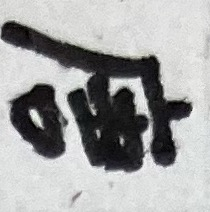
#> input picture learning/dataset/train_photos/0/IMG_1079.JPG, 210 x 212 px
$ python -i MTMT_CharSeg.py   (imports and definitions only)
#> lines starting #> are read from the running program, lines starting #| are printed output that depends on the picture; after the words box and inside, x2 and y2 are one past the last pixel; in counts of white or black regions, pixels touching at a corner belong together
from dataclasses import dataclass
import matplotlib.pyplot as plt
import numpy as np
import cv2
from scipy.signal import find_peaks


@dataclass
class ConfigSeg:
    MIN_CHAR_WIDTH = 60  # for char detection
    CHAR_WIDTH_RATIO = 0.05
    SMOOTH_KERNEL = 5
    MAX_BLANK_DENSITY = 0.03
    MIN_CHAR_DENSITY = 0.08
    ARROW_WID_RATIO = 1 / 30
    ARROW_AVE_SURFACE = 450
    THIN_NOISE_WIDTH = 3  # for partial blank detection
    UPPER_BLANK_RATIO = 0.5
    LEFT_BLANK_RATIO = 0.05
    RIGHT_BLANK_RATIO = 0.5
    NOISE_HEIGHT = 5
    IGNORE_WID = 10
    PHOTO_HW = (64, 64)  # for regulate sizes of photos


class CharacterSegmenter:
    def __init__(self, config=None, debug=None):
        self.cfg = config or ConfigSeg()
        self.debug = debug

    """
    Pipeline
    """

    def run(self, img):
        char_areas, chars = [], []

        binary = self.preprocess(img)

        if np.sum(binary) / binary.size < self.cfg.MIN_CHAR_DENSITY:
            return self.check_is_arrow(binary)
        else:
            binary = self.trim_upper_sides_blank(binary=binary)

            char_areas = self.detect_char_areas(binary)

            char_areas = self.filter_characters(binary, char_areas)

            char_areas = self.merge_small_areas(char_areas)

            chars = self.area_to_binary(binary, char_areas)

            # chars = self.trim_under_blank(chars)

            chars = self.regulate_size(chars)

            self.visualize(
                img=img, proj=self.compute_projection(binary=binary)[0], chars=chars
            )

            return chars

    """
    Preprocess
    """

    def preprocess(self, img):
        gray = cv2.cvtColor(img, cv2.COLOR_BGR2GRAY)
        _, binary = cv2.threshold(gray, 0, 255, cv2.THRESH_BINARY_INV + cv2.THRESH_OTSU)
        kernel = np.ones((3, 3), np.uint8)
        binary = cv2.morphologyEx(binary, cv2.MORPH_OPEN, kernel)
        binary: np.ndarray  # this type hint is need to go through next comparing
        binary = (binary > 0).astype(np.uint8)
        return binary

    def compute_projection(self, binary):
        proj_v = np.sum(binary > 0, axis=0)
        proj_h = np.sum(binary > 0, axis=1)
        return proj_v, proj_h

    def smooth(self, proj):
        k = self.cfg.SMOOTH_KERNEL
        kernel = np.ones(k) / k
        return np.convolve(proj, kernel, mode="same")

    # [15 lines left out: function check_is_arrow, not called in this run]

    """
    Trim
    """

    def trim_upper_sides_blank(self, binary):
        trimed = None
        flipped_bin = cv2.rotate(binary, cv2.ROTATE_90_COUNTERCLOCKWISE)

        # upper
        blanks_v = self.detect_blank_areas(flipped_bin)
        print(f"blanks_v\n{blanks_v}")
        upper_blanks = [
            (u, b)
            for (u, b) in blanks_v
            if b < binary.shape[0] * self.cfg.UPPER_BLANK_RATIO
        ]
        widest_upper_blank = (
            max(upper_blanks, key=lambda x: x[1] - x[0]) if upper_blanks else (0, 0)
        )
        trimed = binary[widest_upper_blank[1] :, :]

        blanks_h = self.detect_blank_areas(binary)
        print(f"blanks_h\n{blanks_h}\n")
        # left
        lefter_blanks = [
            (l, r)
            for (l, r) in blanks_h
            if r < binary.shape[1] * self.cfg.LEFT_BLANK_RATIO
        ]
        widest_left_blank = (
            max(lefter_blanks, key=lambda x: x[1] - x[0]) if lefter_blanks else (0, 0)
        )
        # right
        righter_blanks = [
            (l, r)
            for (l, r) in blanks_h
            if l > binary.shape[1] * (1 - self.cfg.LEFT_BLANK_RATIO)
        ]
        widest_right_blank = (
            max(righter_blanks, key=lambda x: x[1] - x[0])
            if righter_blanks
            else (binary.shape[1], binary.shape[1])
        )

        print(
            f"trimed outside [{widest_left_blank[1]}:{widest_right_blank[0]}] and above {widest_upper_blank[1]}\n"
        )
        return trimed[:, widest_left_blank[1] : widest_right_blank[0]]

    """
    Blank detection
    """

    def detect_flat_areas(self, proj, noise_height, ignore_wid):
        flats = []
        cur_max, cur_min = -float("inf"), float("inf")
        flat_width = 0
        is_flat = False

        for i, val in enumerate(proj):
            cur_max = val if val > cur_max else cur_max
            cur_min = val if val < cur_min else cur_min

            is_flat = cur_max - cur_min < noise_height
            is_long = flat_width >= ignore_wid

            if is_flat:
                flat_width += 1
            elif not is_flat and is_long:
                flats.append((i - flat_width, i))
                cur_max, cur_min, flat_width = -float("inf"), float("inf"), 0

            elif not is_flat and not is_long:
                cur_max, cur_min, flat_width = -float("inf"), float("inf"), 0

        if is_flat:
            flats.append((len(proj) - flat_width, len(proj)))

        return flats

    def detect_blank_areas(self, binary):
        proj, _ = self.compute_projection(binary=binary)
        proj = self.smooth(proj=proj)

        flats = self.detect_flat_areas(
            proj=proj,
            noise_height=self.cfg.NOISE_HEIGHT,
            ignore_wid=self.cfg.IGNORE_WID,
        )

        print(f"falts\n{flats}")

        lowest_peak = proj[sorted(find_peaks(proj)[0])[0]]
        blank_areas = [
            (l, r) for (l, r) in flats if np.mean(proj[l:r]) < lowest_peak / 2
        ]
        return blank_areas

    """
    Detection
    """

    def detect_char_areas(self, binary):
        proj, _ = self.compute_projection(binary=binary)
        proj = self.smooth(proj=proj)

        peaks, _ = find_peaks(
            proj,
            prominence=np.max(proj) * 0.2,
            distance=int(len(proj) * self.cfg.CHAR_WIDTH_RATIO),
        )
        bottoms, _ = find_peaks(
            -proj,
            prominence=np.max(proj) * 0.2,
            distance=int(len(proj) * self.cfg.CHAR_WIDTH_RATIO),
        )

        if len(peaks) < 2:
            return [(0, len(proj))]

        cuts = [b for b in sorted(bottoms)]
        cuts = [0] + cuts + [len(proj)]

        areas = [(cuts[i], cuts[i + 1]) for i in range(len(cuts) - 1)]

        print(f"raw char areas\n{[(int(l),int(r)) for (l,r) in areas]}")
        return areas

    """
    Post-process
    """

    def merge_small_areas(self, areas):
        print("")
        merged = []
        for l, r in areas[::-1]:
            if (r - l) < self.cfg.MIN_CHAR_WIDTH and merged:
                pl, pr = merged.pop()
                print(f"merged (l, r):{(l, r)} -> (l, pr):{(l, pr)}")
                merged.append((l, pr))
            else:
                merged.append((l, r))

        print(f"merged char areas\n{[(int(l),int(r)) for (l,r) in merged[::-1]]}\n")
        return merged[::-1]

    def filter_characters(self, binary, areas):
        result = []

        for l, r in areas:
            sub = binary[:, l:r]
            density = np.sum(sub > 0) / sub.size

            if density > self.cfg.MIN_CHAR_DENSITY:
                result.append((l, r))

        print(f"removed thin char area\n{[(int(l),int(r)) for (l,r) in result]}")
        return result

    def area_to_binary(self, binary, areas):
        cell = []
        for area in areas:
            cell.append(binary[:, area[0] : area[1]])

        return cell

    def regulate_size(self, photos):
        resized = []
        for photo in photos:
            buf = photo
            lngth, wid = buf.shape
            if lngth > wid:
                diff = np.zeros((lngth, (lngth - wid) // 2), dtype=buf.dtype)
                buf = np.concatenate((diff, buf, diff), axis=1)
            elif lngth < wid:
                diff = np.zeros(((wid - lngth) // 2, wid), dtype=buf.dtype)
                buf = np.concatenate((diff, buf, diff), axis=0)
            resized.append(
                cv2.resize(buf, self.cfg.PHOTO_HW, interpolation=cv2.INTER_NEAREST)
            )

        print(f"resized {len(resized)} characters\n")
        return resized

    """
    Visualization
    """

    def visualize(self, img, proj, chars):
        import matplotlib.pyplot as plt
        import matplotlib.gridspec as gridspec

        n = len(chars)
        if n == 0:
            return

        cols = min(n, 10)
        rows_chars = (n + cols - 1) // cols

        fig = plt.figure(figsize=(12, 6 + rows_chars * 2))
        gs = gridspec.GridSpec(2 + rows_chars, cols)

        ax1 = fig.add_subplot(gs[0, :])
        ax1.plot(proj)
        ax1.set_title("Projection")

        ax2 = fig.add_subplot(gs[1, :])
        ax2.imshow(cv2.cvtColor(img, cv2.COLOR_BGR2RGB))
        ax2.set_title("Original")
        ax2.axis("off")

        for i, ch in enumerate(chars):
            r = i // cols
            c = i % cols
            ax = fig.add_subplot(gs[2 + r, c])
            ax.imshow(ch, cmap="gray")
            ax.set_title(f"{i}")
            ax.axis("off")

        plt.tight_layout()
        plt.show()

    # [57 lines left out: function visualize_projection_shape, not called in this run]

>>> import cv2
>>> picture = cv2.imread('../learning/dataset/train_photos/0/IMG_1079.JPG')
#> picture is the input picture: shape (212, 210, 3); mean B, G, R 162, 162.1, 161.6
>>> result = CharacterSegmenter().run(picture)
#> in preprocess, `_, binary = cv2.threshold(gray, 0, 255, cv2.THRESH_BINARY_INV + cv2.TH..`:
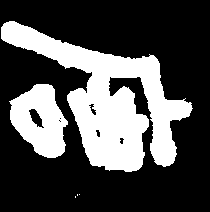
#> binary: shape (212, 210); 30.8% white; 5 white regions (3 under 20 px), largest, box (x1, y1, x2, y2) and area: (1, 21, 193, 172) 10906, (9, 84, 68, 158) 2780
#> in trim_upper_sides_blank, `flipped_bin = cv2.rotate(binary, cv2.ROTATE_90_COUNTERCLOCKWISE)`:
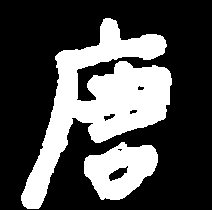
#> flipped_bin: shape (210, 212); values 0 (black) and 1 (white), 30.6% white; 2 white regions, box (x1, y1, x2, y2) and area: (21, 18, 172, 209) 10864, (84, 142, 158, 200) 2773
#> in compute_projection, `proj_v = np.sum(binary > 0, axis=0)`: proj_v = 212 values, max 157 at index 115, min 0 at index 0, mean 64.33
#> in compute_projection, `proj_h = np.sum(binary > 0, axis=1)`: proj_h = 210 values, max 116 at index 101, min 0 at index 0, mean 64.94
#> in detect_blank_areas, `proj, _ = self.compute_projection(binary=binary)`: proj has the same summary as proj_v in compute_projection
#> in detect_blank_areas, `proj = self.smooth(proj=proj)`: proj = 212 values, max 152.8 at index 105, min 0 at index 0, mean 64.33
#> the loop in detect_flat_areas, `for i, val in enumerate(proj):` made 212 passes
#> (val, is_flat, is_long, flat_width) on passes 1 to 8: (0, True, False, 1), (0, True, False, 2), (0, True, False, 3), (0, True, False, 4), (0, True, False, 5), (0, True, False, 6), (0, True, False, 7), (0, True, False, 8)
#> after the loop in detect_flat_areas, `for i, val in enumerate(proj):`: flats = [(0, 21), (135, 150)]
#> in detect_blank_areas, `flats = self.detect_flat_areas( proj=proj, noise_height=self.cfg.NOISE..`: flats = [(0, 21), (135, 150), (173, 212)]
#| falts
#| [(0, 21), (135, 150), (173, 212)]
#> in detect_blank_areas, `lowest_peak = proj[sorted(find_peaks(proj)[0])[0]]`: lowest_peak = 61.4
#> in detect_blank_areas, `blank_areas = [ (l, r) for (l, r) in flats if np.mean(proj[l:r]) < low..`: blank_areas = [(0, 21), (173, 212)]
#| blanks_v
#| [(0, 21), (173, 212)]
#> in trim_upper_sides_blank, `upper_blanks = [ (u, b) for (u, b) in blanks_v if b < binary.shape[0] ..`: upper_blanks = [(0, 21)]
#> in trim_upper_sides_blank, `widest_upper_blank = ( max(upper_blanks, key=lambda x: x[1] - x[0]) if..`: widest_upper_blank = (0, 21)
#> in trim_upper_sides_blank, `trimed = binary[widest_upper_blank[1] :, :]`:
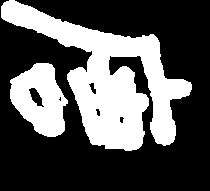
#> trimed: shape (191, 210); values 0 (black) and 1 (white), 34% white; 2 white regions, box (x1, y1, x2, y2) and area: (1, 0, 192, 151) 10864, (10, 63, 68, 137) 2773
#> the loop in detect_flat_areas (call 2), `for i, val in enumerate(proj):` made 210 passes
#> (val, is_flat, flat_width) on passes 1 to 8: (5.2, True, 1), (8.6, True, 2), (12.2, False, 0), (16, True, 1), (17.6, True, 2), (19, True, 3), (19.8, True, 4), (20.8, True, 5)
#| falts
#| [(113, 124), (192, 210)]
#| blanks_h
#| [(192, 210)]
#| trimed outside [0:210] and above 21
#| raw char areas
#| [(0, 67), (67, 147), (147, 210)]
#> the loop in filter_characters, `for l, r in areas:` made 3 passes
#> (l, r) on passes 1 to 3: (0, 67), (67, 147), (147, 210)
#> pass 1, in filter_characters, `sub = binary[:, l:r]`:
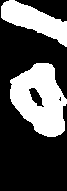
#> sub: shape (191, 67); values 0 (black) and 1 (white), 33% white; 2 white regions, box (x1, y1, x2, y2) and area: (10, 63, 67, 137) 2769, (1, 0, 67, 47) 1455
#> pass 2, in filter_characters, `sub = binary[:, l:r]`:
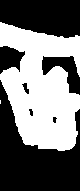
#> sub: shape (191, 80); values 0 (black) and 1 (white), 46% white; 2 white regions (1 under 20 px), largest, box (x1, y1, x2, y2) and area: (0, 22, 80, 151) 7027
#| removed thin char area
#| [(0, 67), (67, 147), (147, 210)]
#> the loop in merge_small_areas, `for l, r in areas[::-1]:` made 3 passes
#| merged char areas
#| [(0, 67), (67, 147), (147, 210)]
#> the loop in area_to_binary, `for area in areas:` made 3 passes
#> the loop in regulate_size, `for photo in photos:` made 3 passes
#> pass 1, in regulate_size, `buf = np.concatenate((diff, buf, diff), axis=1)`:
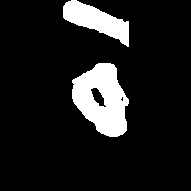
#> buf: shape (191, 191); values 0 (black) and 1 (white), 11.6% white; 2 white regions, box (x1, y1, x2, y2) and area: (72, 63, 129, 137) 2769, (63, 0, 129, 47) 1455
#| resized 3 characters
#> the loop in visualize, `for i, ch in enumerate(chars):` made 3 passes
#> in visualize, `plt.show()`:
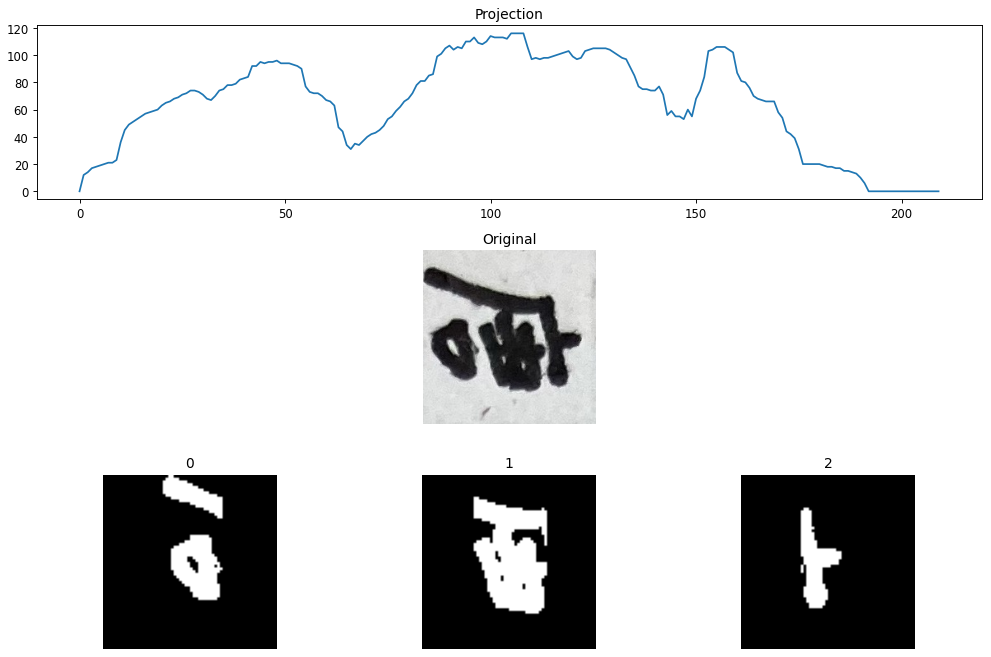
#> figure drawn by matplotlib, 5 panels; panel 1: curve peaks at x = 105, y = 116
